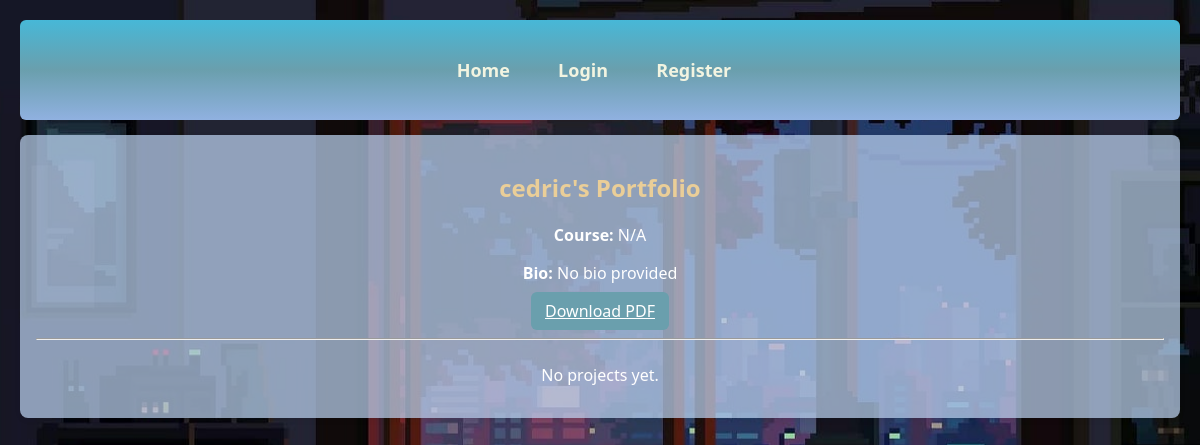
The app's page /portfolio/cedric with its own data.
### app.py (models this page shows)
class User(db.Model, UserMixin):
    id = db.Column(db.Integer, primary_key=True)
    username = db.Column(db.String(150), nullable=False, unique=True)
    email = db.Column(db.String(150), unique=True, nullable=False)
    password = db.Column(db.String(200), nullable=False)
    course = db.Column(db.String(100))
    bio = db.Column(db.Text)
    is_admin = db.Column(db.Boolean, default=False)

### app.py (the view)
@app.route('/portfolio/<username>')
def public_portfolio(username):
    user = User.query.filter_by(username=username).first()
    if not user:
        flash('User not found.', 'danger')
        return redirect(url_for('home'))
    projects = Project.query.filter_by(user_id=user.id).all()
    return render_template('public_portfolio.html', user=user, projects=projects)

### templates/public_portfolio.html (shortened to what this page needs)
{% extends "layout.html" %}
{% block content %}
<h2>{{ user.username }}'s Portfolio</h2>
<p><strong>Course:</strong> {{ user.course or 'N/A' }}</p>
<p><strong>Bio:</strong> {{ user.bio or 'No bio provided' }}</p>
<p><a href="{{ url_for('download_portfolio', username=user.username) }}"
class="btn">Download PDF</a></p>
<hr>
<div class="project-grid">
{% for p in projects %}
<div class="project-card">
{% if p.image_file %}
<img src="{{ url_for('static', filename='uploads/' + p.image_file) }}"
width="200">
{% endif %}
<h3>{{ p.title }}</h3>
<p>{{ p.description }}</p>
</div>
{% else %}
<p>No projects yet.</p>
{% endfor %}
</div>
{% endblock %}

### static/site.css (style rules this page uses)
body { font-family: 'Segoe UI', Tahoma, Arial, sans-serif; margin: 20px; background-image: url('./images/webwallpaper.jpg'); background-size: cover; background-attachment: fixed; background-position: center; }
h2 { color: #eace98; }
button, .btn { background-color: #6a9fad; color: white; padding: 8px 14px; border: none; border-radius: 6px; cursor: pointer; }
.project-grid { display: grid; grid-template-columns: repeat(auto-fit, minmax(200px, 1fr)); gap: 16px; }

### records on screen
User: username "cedric", course "N/A", bio "No bio provided"
